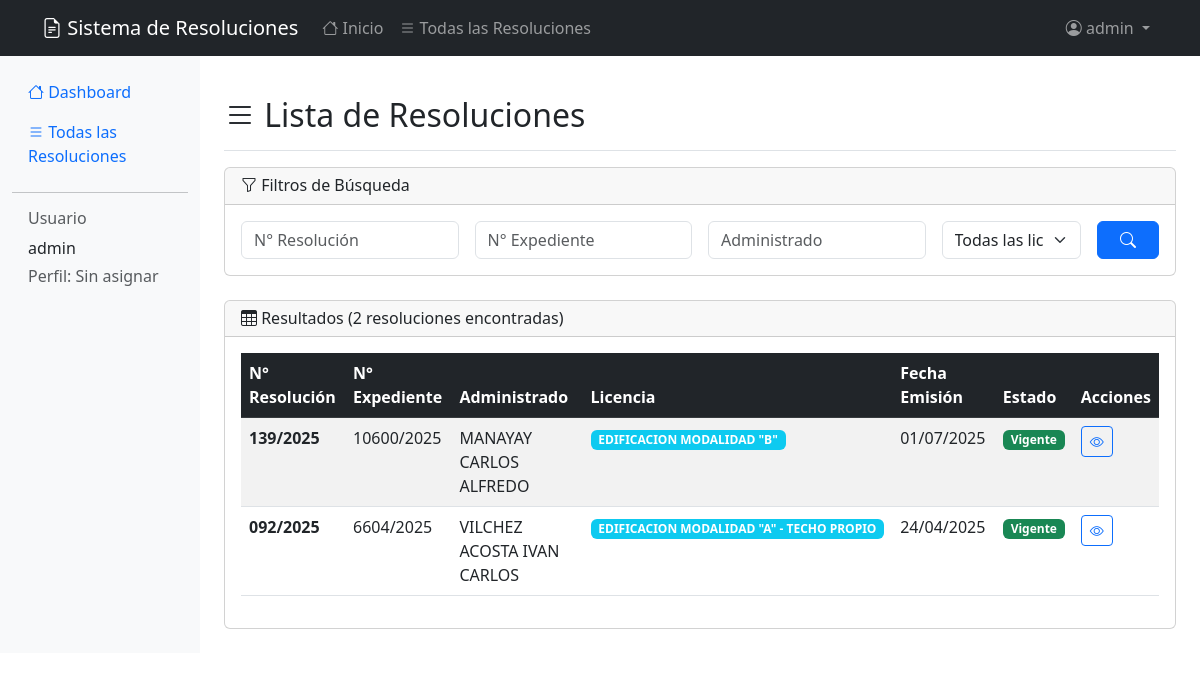
/resoluciones/ (signed in), run on the app's committed database.
### resoluciones/models.py (models this page shows, shortened)
class LicenciaUso(models.Model):
    nombre_licencia = models.CharField(max_length=100)
    uso_licencia = models.CharField(max_length=100)
    def __str__(self):
        return self.nombre_licencia
    class Meta:
        verbose_name = "Licencia de Uso"
        verbose_name_plural = "Licencias de Uso"

class Resolucion(models.Model):
    num_resolucion = models.CharField("N° Resolución", max_length=50, unique=True)
    num_expediente = models.CharField("N° Expediente", max_length=50, unique=True)
    num_recibo = models.CharField("N° Recibo", max_length=50, blank=True)
    fecha_emision = models.DateField()
    fecha_vencimiento = models.DateField()
    administrado = models.CharField(max_length=100)
    propietario = models.BooleanField(default=True)
    nombre_licencia = models.ForeignKey(LicenciaUso, on_delete=models.PROTECT)
    direccion = models.CharField(max_length=300, blank=True, default='')
    calle = models.CharField(max_length=200, blank=True, default='')
    usuario = models.ForeignKey(User, on_delete=models.CASCADE, related_name='resoluciones')
    class Meta:
        verbose_name = "Resolución"
        verbose_name_plural = "Resoluciones"
        ordering = ['-fecha_emision']

### resoluciones/views.py (the view)
# urls.py: path('resoluciones/', views.ResolucionListView.as_view(), name='lista_resoluciones'),
class ResolucionListView(LoginRequiredMixin, ListView):
    model = Resolucion
    template_name = 'resoluciones/lista_resoluciones.html'
    context_object_name = 'resoluciones'
    paginate_by = 10
    def get_queryset(self):
        queryset = Resolucion.objects.all()
        form = ResolucionFilterForm(self.request.GET)
        if form.is_valid():
            if form.cleaned_data['num_resolucion']:
                queryset = queryset.filter(
                    num_resolucion__icontains=form.cleaned_data['num_resolucion']
                )
            if form.cleaned_data['num_expediente']:
                queryset = queryset.filter(
                    num_expediente__icontains=form.cleaned_data['num_expediente']
                )
            if form.cleaned_data['administrado']:
                queryset = queryset.filter(
                    administrado__icontains=form.cleaned_data['administrado']
                )
            if form.cleaned_data['nombre_licencia']:
                queryset = queryset.filter(
                    nombre_licencia=form.cleaned_data['nombre_licencia']
                )
        return queryset.order_by('-fecha_emision')
    def get_context_data(self, **kwargs):
        context = super().get_context_data(**kwargs)
        context['filter_form'] = ResolucionFilterForm(self.request.GET)
        context['user_groups'] = [group.name for group in self.request.user.groups.all()]
        return context

### resoluciones/forms.py
class ResolucionFilterForm(forms.Form):
    num_resolucion = forms.CharField(
        max_length=50,
        required=False,
        widget=forms.TextInput(attrs={'class': 'form-control', 'placeholder': 'N° Resolución'})
    )
    num_expediente = forms.CharField(
        max_length=50,
        required=False,
        widget=forms.TextInput(attrs={'class': 'form-control', 'placeholder': 'N° Expediente'})
    )
    administrado = forms.CharField(
        max_length=100,
        required=False,
        widget=forms.TextInput(attrs={'class': 'form-control', 'placeholder': 'Administrado'})
    )
    nombre_licencia = forms.ModelChoiceField(
        queryset=LicenciaUso.objects.all(),
        required=False,
        empty_label="Todas las licencias",
        widget=forms.Select(attrs={'class': 'form-select'})
    )

### resoluciones/templates/resoluciones/lista_resoluciones.html (shortened to what this page needs)
{% extends 'resoluciones/base.html' %}
{% block content %}
<div class="d-flex justify-content-between flex-wrap flex-md-nowrap align-items-center pt-3 pb-2 mb-3 border-bottom">
    <h1 class="h2">
        <i class="bi bi-list"></i> {% if title %}{{ title }}{% else %}Lista de Resoluciones{% endif %}
    </h1>
</div>
<div class="card mb-4">
    <div class="card-header">
        <h6 class="mb-0">
            <i class="bi bi-funnel"></i> Filtros de Búsqueda
        </h6>
    </div>
    <div class="card-body">
        <form method="get" class="row g-3">
            <div class="col-md-3">
                {{ filter_form.num_resolucion }}
            </div>
            <div class="col-md-3">
                {{ filter_form.num_expediente }}
            </div>
            <div class="col-md-3">
                {{ filter_form.administrado }}
            </div>
            <div class="col-md-2">
                {{ filter_form.nombre_licencia }}
            </div>
            <div class="col-md-1">
                <button type="submit" class="btn btn-primary w-100">
                    <i class="bi bi-search"></i>
                </button>
            </div>
        </form>
    </div>
</div>
<div class="card">
    <div class="card-header d-flex justify-content-between align-items-center">
        <h6 class="mb-0">
            <i class="bi bi-table"></i> Resultados
            {% if page_obj %}
                ({{ page_obj.paginator.count }} resoluciones encontradas)
            {% elif resoluciones %}
                ({{ resoluciones|length }} resoluciones encontradas)
            {% endif %}
        </h6>
    </div>
    <div class="card-body">
        {% if page_obj.object_list or resoluciones %}
            <div class="table-responsive">
                <table class="table table-striped table-hover">
                    <thead class="table-dark">
                        <tr>
                            <th>N° Resolución</th>
                            <th>N° Expediente</th>
                            <th>Administrado</th>
                            <th>Licencia</th>
                            <th>Fecha Emisión</th>
                            <th>Estado</th>
                            <th>Acciones</th>
                        </tr>
                    </thead>
                    <tbody>
                        {% for resolucion in page_obj.object_list|default:resoluciones %}
                        <tr>
                            <td>
                                <strong>{{ resolucion.num_resolucion }}</strong>
                            </td>
                            <td>{{ resolucion.num_expediente }}</td>
                            <td>{{ resolucion.administrado }}</td>
                            <td>
                                <span class="badge bg-info">{{ resolucion.nombre_licencia.nombre_licencia }}</span>
                            </td>
                            <td>{{ resolucion.fecha_emision|date:"d/m/Y" }}</td>
                            <td>
                                {% now "Y-m-d" as today %}
                                {% if resolucion.fecha_vencimiento|date:"Y-m-d" < today %}
                                    <span class="badge bg-danger">Vencida</span>
                                {% elif resolucion.fecha_vencimiento|date:"Y-m-d" == today %}
                                    <span class="badge bg-warning">Vence Hoy</span>
                                {% else %}
                                    <span class="badge bg-success">Vigente</span>
                                {% endif %}
                            </td>
                            <td>
                                <div class="btn-group" role="group">
                                    <a href="{% url 'detalle_resolucion' resolucion.pk %}"
                                       class="btn btn-sm btn-outline-primary"
                                       title="Ver detalle">
                                        <i class="bi bi-eye"></i>
                                    </a>
                                </div>
                            </td>
                        </tr>
                        {% endfor %}
                    </tbody>
                </table>
            </div>
        {% endif %}
    </div>
</div>
{% endblock %}

### resoluciones/templates/resoluciones/base.html (shortened to what this page needs)
<!DOCTYPE html>
<html lang="es">
<head>
    <link href="https://cdn.jsdelivr.net/npm/bootstrap@5.3.0/dist/css/bootstrap.min.css" rel="stylesheet">
    <link href="https://cdn.jsdelivr.net/npm/bootstrap-icons@1.7.2/font/bootstrap-icons.css" rel="stylesheet">
    <link rel="stylesheet" href="https://cdn.jsdelivr.net/npm/flatpickr/dist/flatpickr.min.css">
</head>
<body>
    <nav class="navbar navbar-expand-lg navbar-dark bg-dark">
        <div class="container">
            <a class="navbar-brand" href="{% url 'dashboard' %}">
                <i class="bi bi-file-earmark-text"></i> Sistema de Resoluciones
            </a>
            <div class="collapse navbar-collapse" id="navbarNav">
                <ul class="navbar-nav me-auto">
                    {% if user.is_authenticated %}
                        <li class="nav-item">
                            <a class="nav-link" href="{% url 'dashboard' %}">
                                <i class="bi bi-house"></i> Inicio
                            </a>
                        </li>
                        <li class="nav-item">
                            <a class="nav-link" href="{% url 'lista_resoluciones' %}">
                                <i class="bi bi-list"></i> Todas las Resoluciones
                            </a>
                        </li>
                    {% endif %}
                </ul>
                <ul class="navbar-nav">
                    {% if user.is_authenticated %}
                        <li class="nav-item dropdown">
                            <a class="nav-link dropdown-toggle" href="#" role="button" data-bs-toggle="dropdown">
                                <i class="bi bi-person-circle"></i> {{ user.get_full_name|default:user.username }}
                            </a>
                        </li>
                    {% endif %}
                </ul>
            </div>
        </div>
    </nav>
    <div class="container-fluid">
        <div class="row">
            {% if user.is_authenticated %}
                {% include 'resoluciones/includes/sidebar.html' %}
            {% endif %}
            <main class="{% if user.is_authenticated %}col-md-9 ms-sm-auto col-lg-10{% else %}col-12{% endif %} px-md-4">
                <div class="py-4">
                    {% block content %}{% endblock %}
                </div>
            </main>
        </div>
    </div>
</body>
</html>

### resoluciones/templates/resoluciones/includes/sidebar.html (shortened to what this page needs)
<nav class="col-md-3 col-lg-2 d-md-block bg-light sidebar">
    <div class="position-sticky pt-3">
        <ul class="nav flex-column">
            <li class="nav-item">
                <a class="nav-link active" href="{% url 'dashboard' %}">
                    <i class="bi bi-house"></i> Dashboard
                </a>
            </li>
            <li class="nav-item">
                <a class="nav-link" href="{% url 'lista_resoluciones' %}">
                    <i class="bi bi-list"></i> Todas las Resoluciones
                </a>
            </li>
        </ul>
        <hr>
        <div class="px-3">
            <h6 class="sidebar-heading d-flex justify-content-between align-items-center text-muted">
                <span>Usuario</span>
            </h6>
            <p class="text-sm mb-1">{{ user.get_full_name|default:user.username }}</p>
            <p class="text-xs text-muted mb-0">
                Perfil:
                {% for group in user.groups.all %}
                    {{ group.name }}{% if not forloop.last %}, {% endif %}
                {% empty %}
                    Sin asignar
                {% endfor %}
            </p>
        </div>
    </div>
</nav>

### data on the page
LicenciaUso: nombre_licencia "Todas las licencias"
Resolucion: num_resolucion "139/2025", num_expediente "10600/2025", administrado "MANAYAY CARLOS ALFREDO", nombre_licencia.nombre_licencia "EDIFICACION MODALIDAD \"B\"", fecha_emision "01/07/2025", fecha_vencimiento "Vigente"
Resolucion: num_resolucion "092/2025", num_expediente "6604/2025", administrado "VILCHEZ ACOSTA IVAN CARLOS", nombre_licencia.nombre_licencia "EDIFICACION MODALIDAD \"A\" - TECHO PROPIO", fecha_emision "24/04/2025", fecha_vencimiento "Vigente"

### other printed values
{{ user.get_full_name|default:user.username }} "admin"
{{ page_obj.paginator.count }} "2"
